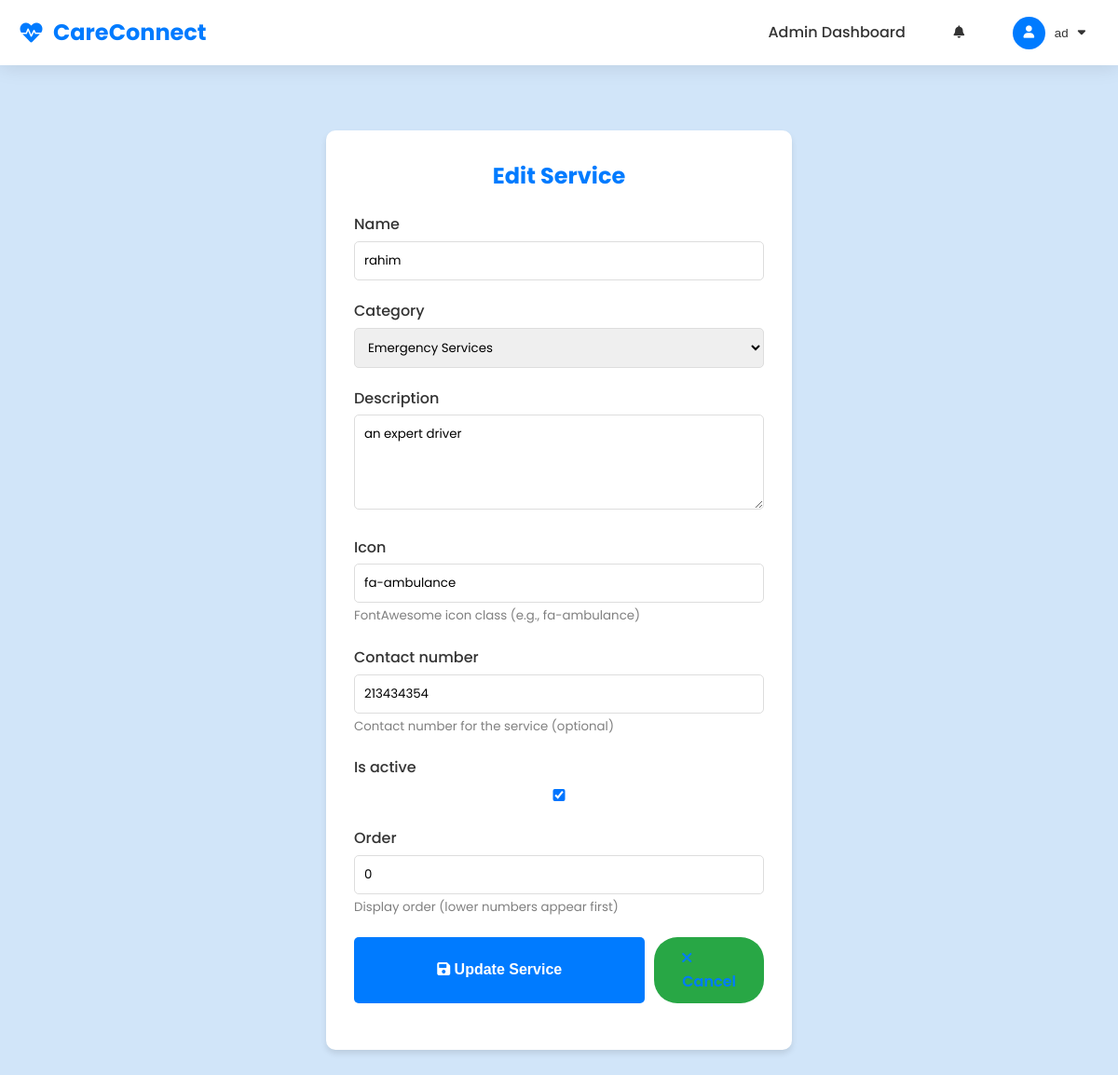
Page /hospital_admin/services/edit/3/ (signed in) on the committed database.
### core/models.py (models this page shows, shortened)
class User(AbstractUser):
    is_patient = models.BooleanField(default=False)
    is_doctor = models.BooleanField(default=False)
    groups = models.ManyToManyField(
        'auth.Group',
        verbose_name='groups',
        blank=True,
        help_text='The groups this user belongs to. A user will get all permissions granted to each of their groups.',
        related_name="custom_user_set",
        related_query_name="user",
    )
    user_permissions = models.ManyToManyField(
        'auth.Permission',
        verbose_name='user permissions',
        blank=True,
        help_text='Specific permissions for this user.',
        related_name="custom_user_set",
        related_query_name="user",
    )

### hospital_admin/models.py (models this page shows, shortened)
class Service(models.Model):
    CATEGORY_CHOICES = [
        ('emergency', 'Emergency Services'),
        ('consultation', 'Consultation'),
        ('diagnostics', 'Diagnostics & Imaging'),
        ('laboratory', 'Laboratory'),
        ('specialized', 'Specialized Care'),
        ('other', 'Other Services'),
    ]
    name = models.CharField(max_length=100)
    category = models.CharField(max_length=20, choices=CATEGORY_CHOICES, default='other')
    description = models.TextField()
    icon = models.CharField(max_length=50, default='fa-hospital', help_text='FontAwesome icon class (e.g., fa-ambulance)')
    contact_number = models.CharField(max_length=20, blank=True, help_text='Contact number for the service (optional)')
    is_active = models.BooleanField(default=True)
    order = models.IntegerField(default=0, help_text='Display order (lower numbers appear first)')
    created_at = models.DateTimeField(auto_now_add=True)
    updated_at = models.DateTimeField(auto_now=True)
    class Meta:
        ordering = ['order', 'name']

### hospital_admin/views.py (the view)
# urls.py: path('services/edit/<int:service_id>/', views.edit_service, name='edit_service'),
@user_passes_test(is_admin)
def edit_service(request, service_id):
    service = get_object_or_404(Service, id=service_id)
    if request.method == 'POST':
        form = ServiceForm(request.POST, instance=service)
        if form.is_valid():
            form.save()
            messages.success(request, 'Service updated successfully!')
            return redirect('manage_services')
    else:
        form = ServiceForm(instance=service)
    return render(request, 'hospital_admin/edit_service.html', {'form': form, 'service': service})

### hospital_admin/forms.py
class ServiceForm(forms.ModelForm):
    class Meta:
        model = Service
        fields = ['name', 'category', 'description', 'icon', 'contact_number', 'is_active', 'order']
        widgets = {
            'description': forms.Textarea(attrs={'rows': 4}),
            'icon': forms.TextInput(attrs={'placeholder': 'e.g., fa-ambulance, fa-stethoscope'}),
            'contact_number': forms.TextInput(attrs={'placeholder': 'e.g., +880-XXX-XXXXXX'}),
        }

### hospital_admin/views.py (called while the page is built)
def is_admin(user):
    return user.is_superuser

### templates/hospital_admin/edit_service.html (shortened to what this page needs)
{% extends 'base.html' %}
{% block content %}
<div class="container">
    <div class="form-container">
        <h2 style="text-align: center; margin-bottom: 20px; color: var(--primary-color);">Edit Service</h2>
        <form method="post">
            {% for field in form %}
            <div class="form-group">
                <label for="{{ field.id_for_label }}">{{ field.label }}</label>
                {{ field }}
                {% if field.help_text %}
                <small style="color: grey;">{{ field.help_text }}</small>
                {% endif %}
            </div>
            {% endfor %}
            <div class="form-group" style="display: flex; gap: 10px;">
                <button type="submit" class="btn"><i class="fas fa-save"></i> Update Service</button>
                <a href="{% url 'manage_services' %}" class="btn" style="background-color: var(--secondary-color);">
                    <i class="fas fa-times"></i> Cancel
                </a>
            </div>
        </form>
    </div>
</div>
{% endblock %}

### templates/navbar.html (shortened to what this page needs)
<nav class="navbar">
    <div class="container">
        <a href="{% url 'home' %}" class="logo">
            <i class="fas fa-heartbeat"></i> CareConnect
        </a>
        <ul class="nav-links">
            {% if user.is_authenticated %}
            {% if user.is_patient %}
            <li><a href="{% url 'patient_dashboard' %}">Dashboard</a></li>
            <li><a href="{% url 'book_appointment' %}">Book Appointment</a></li>
            <li>
                <a href="{% url 'request_blood' %}" class="blood-bank-link">
                    <i class="fas fa-tint"></i> Request Blood
                </a>
            </li>
            {% elif user.is_doctor %}
            <li><a href="{% url 'doctor_dashboard' %}">Dashboard</a></li>
            {% elif user.is_superuser %}
            <li><a href="{% url 'admin_dashboard' %}">Admin Dashboard</a></li>
            {% endif %}
            <li class="notification-container" id="notificationContainer">
                <button class="notification-trigger" id="notificationTrigger">
                    <i class="fas fa-bell"></i>
                </button>
            </li>
            <li class="user-dropdown">
                <button class="user-trigger" id="userTrigger">
                    <span class="user-avatar">
                        {% if user.patient_profile.profile_pic %}
                        <img src="{{ user.patient_profile.profile_pic.url }}" alt="{{ user.username }}">
                        {% elif user.doctor_profile.profile_pic %}
                        <img src="{{ user.doctor_profile.profile_pic.url }}" alt="{{ user.username }}">
                        {% else %}
                        <i class="fas fa-user"></i>
                        {% endif %}
                    </span>
                    <span class="username">{{ user.username }}</span>
                    <i class="fas fa-caret-down"></i>
                </button>
            </li>
            {% endif %}
        </ul>
    </div>
</nav>

### static/css/style.css (style rules this page uses)
:root { --primary-color: #007bff; --secondary-color: #28a745; --accent-color: #17a2b8; --text-color: #333; --light-bg: #f8f9fa; --dark-bg: #343a40; --white: #ffffff; --shadow: 0 4px 6px rgba(0, 0, 0, 0.1); --transition: all 0.3s ease; --navbar-height: 70px; }
* { margin: 0; padding: 0; box-sizing: border-box; }
body { font-family: 'Poppins', sans-serif; line-height: 1.6; color: var(--text-color); background-color: var(--light-bg); display: flex; flex-direction: column; min-height: 100vh; padding-top: var(--navbar-height); }
.navbar { background-color: var(--white); box-shadow: var(--shadow); position: fixed; top: 0; left: 0; right: 0; z-index: 1000; height: var(--navbar-height); }
.navbar .container { display: flex; justify-content: space-between; align-items: center; max-width: 1200px; margin: 0 auto; padding: 0 20px; height: 100%; }
.container { max-width: 1200px; margin: 0 auto; padding: 0 20px; width: 100%; }
.form-container { max-width: 500px; margin: 30px auto; background: var(--white); padding: 30px; border-radius: 10px; box-shadow: var(--shadow); animation: fadeIn 1s ease-in-out; }
:root { --primary-color: #007bff; --secondary-color: #28a745; --accent-color: #17a2b8; --text-color: #333; --light-bg: #f8f9fa; --dark-bg: #343a40; --white: #ffffff; --shadow: 0 4px 6px rgba(0, 0, 0, 0.1); --transition: all 0.3s ease; }
body { font-family: 'Poppins', sans-serif; line-height: 1.6; color: var(--text-color); background-color: var(--light-bg); display: flex; flex-direction: column; min-height: 100vh; }
a { text-decoration: none; color: inherit; }
ul { list-style: none; }
.navbar { background-color: var(--white); box-shadow: var(--shadow); position: sticky; top: 0; z-index: 1000; }
.navbar .container { display: flex; justify-content: space-between; align-items: center; max-width: 1200px; margin: 0 auto; padding: 0 20px; }
.logo { font-size: 1.5rem; font-weight: 700; color: var(--primary-color); }
.nav-links { display: flex; gap: 20px; }
.nav-links a { font-weight: 500; transition: var(--transition); }
.container { max-width: 1200px; margin: 0 auto; padding: 0 20px; }
.btn { display: inline-block; padding: 10px 30px; background-color: var(--white); color: var(--primary-color); border-radius: 25px; font-weight: 600; transition: var(--transition); animation: bounce 2s infinite; }
.form-container { max-width: 500px; margin: 50px auto; background: var(--white); padding: 30px; border-radius: 10px; box-shadow: var(--shadow); animation: fadeIn 1s ease-in-out; }
.form-group { margin-bottom: 20px; }
.form-group label { display: block; margin-bottom: 5px; font-weight: 500; }
.form-group input, .form-group select, .form-group textarea { width: 100%; padding: 10px; border: 1px solid #ddd; border-radius: 5px; font-family: inherit; }
.form-group button { width: 100%; padding: 10px; background-color: var(--primary-color); color: var(--white); border: none; border-radius: 5px; cursor: pointer; font-size: 1rem; transition: var(--transition); }

### rows in the picture
User: username "ad"
Service: form "rahim" "Emergency Services" "an expert driver" "fa-ambulance" "213434354" "☑" "0"

### other values in the picture
{{ field.label }} "Name" "Category" "Description" "Icon" "Contact number" "Is active" "Order"
{{ field.help_text }} "FontAwesome icon class (e.g., fa-ambulance)" "Contact number for the service (optional)" "Display order (lower numbers appear first)"
